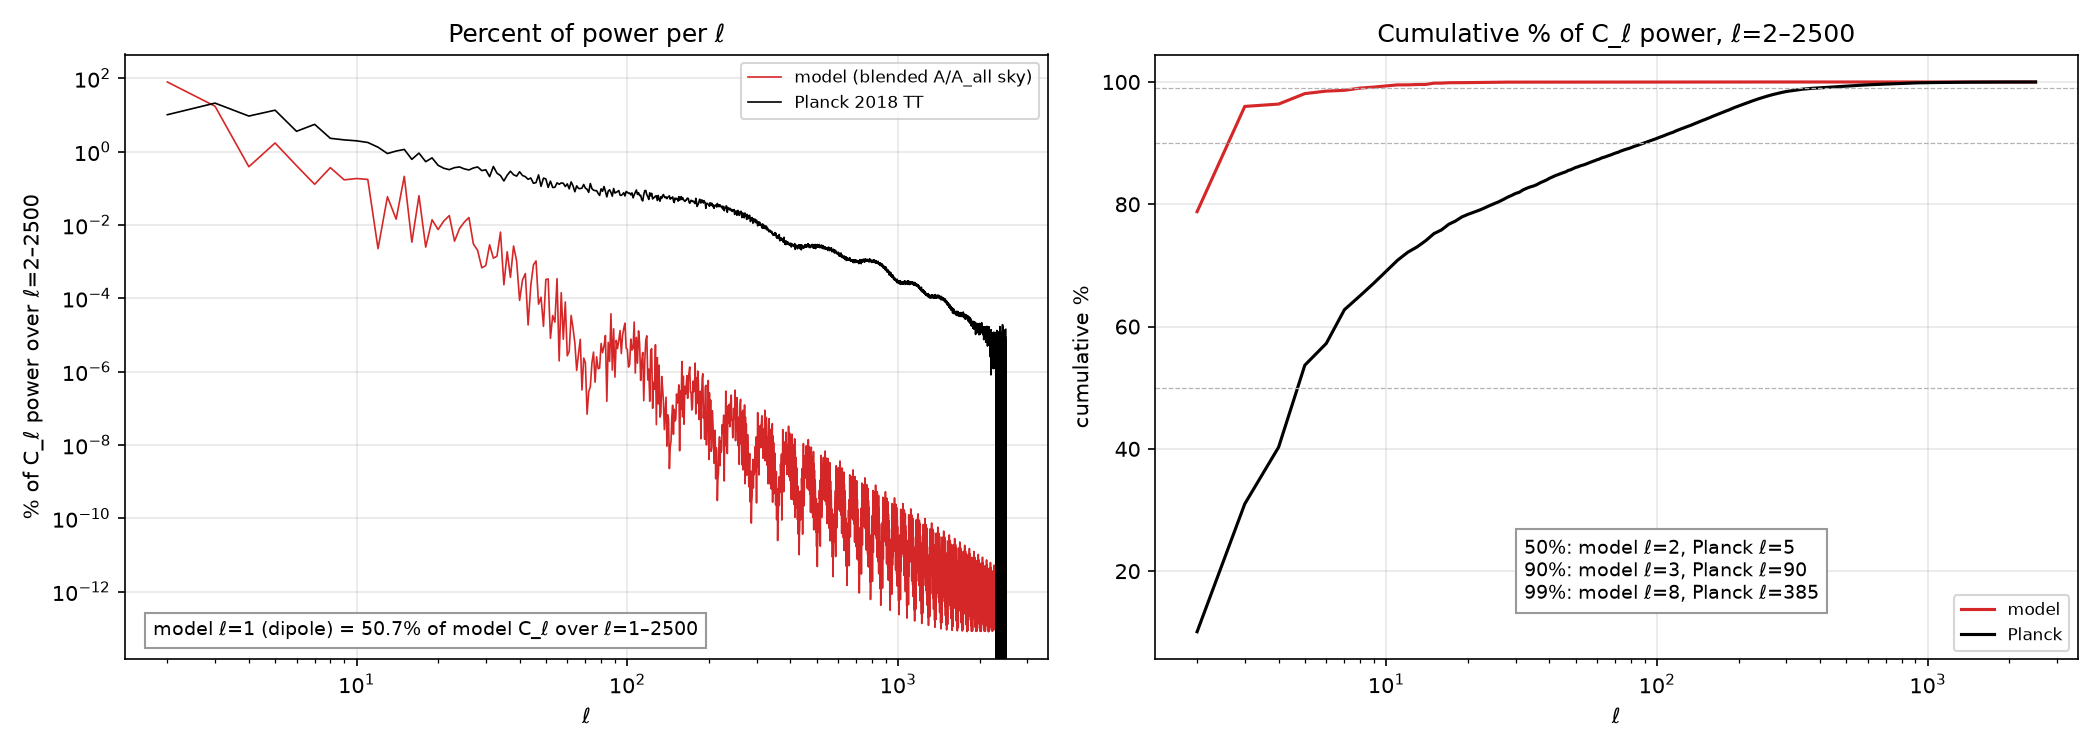

The script that saved this image:
"""Percent of C_l power per l over l=2..2500 (log y) and cumulative %, blended A/A_all sky (nside 1024) vs Planck 2018 TT.
Planck C_l = 2πD_l/(l(l+1)). Model l=1 share of l=1..2500 annotated. Reads/extends A_sky_Cl_l2500.json."""
import json, numpy as np, matplotlib; matplotlib.use("Agg")
import matplotlib.pyplot as plt
J = json.load(open("A_sky_Cl_l2500.json")); cl = np.array(J["Cl_model"]); lp = np.array(J["planck_l"]); Dp = np.array(J["planck_Dl_uK2"])
L = np.arange(2, 2501); Cp = 2*np.pi*Dp/(lp*(lp+1))
pm = 100*cl[2:]/cl[2:].sum(); pp = 100*Cp/Cp.sum(); s1 = 100*cl[1]/cl[1:].sum()
cm, cp = np.cumsum(pm), np.cumsum(pp)
reach = lambda c, q: int(L[np.argmax(c >= q)])
R = {f"{q}%": {"model": reach(cm, q), "planck": reach(cp, q)} for q in (50, 90, 99)}
fig, ax = plt.subplots(1, 2, figsize=(14, 5))
ax[0].semilogy(L, pm, color="C3", lw=.8, label="model (blended A/A_all sky)"); ax[0].semilogy(lp, pp, color="k", lw=.8, label="Planck 2018 TT")
ax[0].set_xscale("log"); ax[0].set(xlabel="ℓ", ylabel="% of C_ℓ power over ℓ=2–2500", title="Percent of power per ℓ")
ax[0].text(0.03, 0.04, f"model ℓ=1 (dipole) = {s1:.1f}% of model C_ℓ over ℓ=1–2500", transform=ax[0].transAxes, fontsize=9, bbox=dict(fc="w", ec=".6"))
ax[1].plot(L, cm, color="C3", label="model"); ax[1].plot(lp, cp, color="k", label="Planck")
for q in (50, 90, 99): ax[1].axhline(q, color=".7", lw=.6, ls="--")
ax[1].set_xscale("log"); ax[1].set(xlabel="ℓ", ylabel="cumulative %", title="Cumulative % of C_ℓ power, ℓ=2–2500")
ax[1].text(0.4, 0.1, "\n".join(f"{k}: model ℓ={v['model']}, Planck ℓ={v['planck']}" for k, v in R.items()), transform=ax[1].transAxes, fontsize=9, bbox=dict(fc="w", ec=".6"))
for a in ax: a.grid(alpha=.3); a.legend(fontsize=8)
fig.tight_layout(); fig.savefig("A_sky_Cl_pctpower_vs_planck_l2500.png", dpi=150)
J.update({"model_l1_share_pct": s1, "cumulative_reach_l": R, "pct_model": pm.tolist(), "pct_planck": pp.tolist()}); json.dump(J, open("A_sky_Cl_l2500.json", "w"))
print("l1", s1, R)
